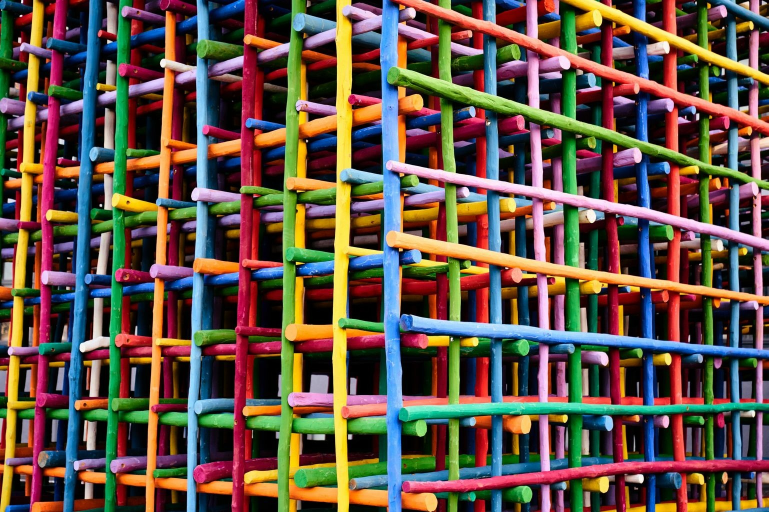
#> input picture work_with_book/open_code_TZ/sobesi_OPEN_CODE/find_grans/imgs/img_1.jpeg, 1537 x 1024 px, found by its file name (shown at 1/2 size)
$ python find_blink.py   (older library calls are emulated)
#> lines starting #> are read from the running program, lines starting #| are printed output that depends on the picture
import cv2
import numpy as np

# Загрузка изображения
image = cv2.imread(r'work_with_book\open_code_TZ\sobesi_OPEN_CODE\find_grans\imgs\img_1.jpeg', cv2.IMREAD_GRAYSCALE)
#> image: shape (1024, 1537); min 0, max 255, mean 86.5
image = cv2.resize(image,(800,600))
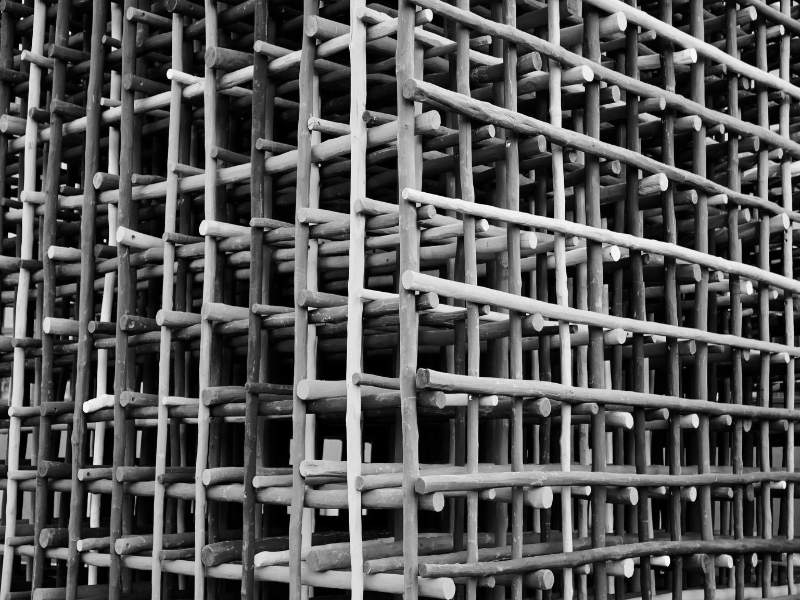
#> image: shape (600, 800); min 0, max 253, mean 86.4
# Применение оператора Собеля
sobel_x = cv2.Sobel(image, cv2.CV_64F, 1, 0, ksize=3)  # Горизонтальные границы
sobel_y = cv2.Sobel(image, cv2.CV_64F, 0, 1, ksize=3)  # Вертикальные границы

# Преобразование результатов в 8-битные изображения
sobel_x = cv2.convertScaleAbs(sobel_x)
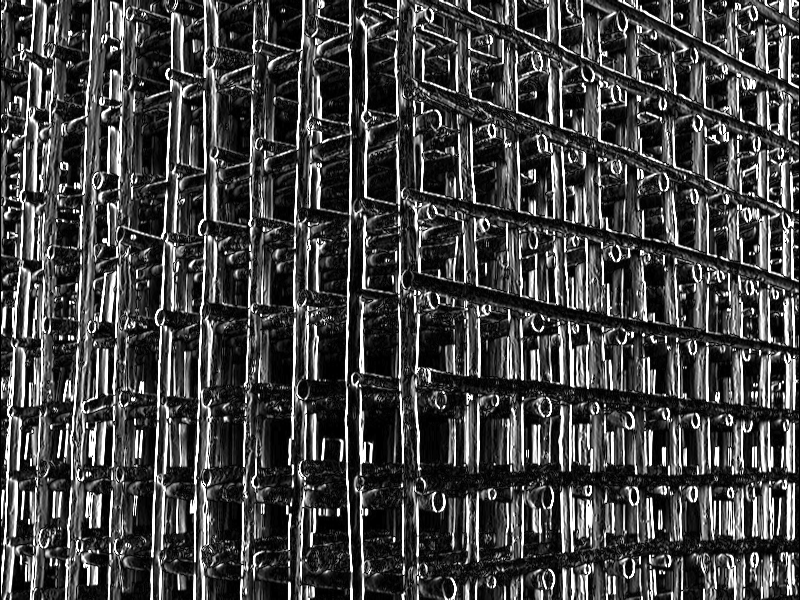
#> sobel_x: shape (600, 800); min 0, max 255, mean 67.8
sobel_y = cv2.convertScaleAbs(sobel_y)
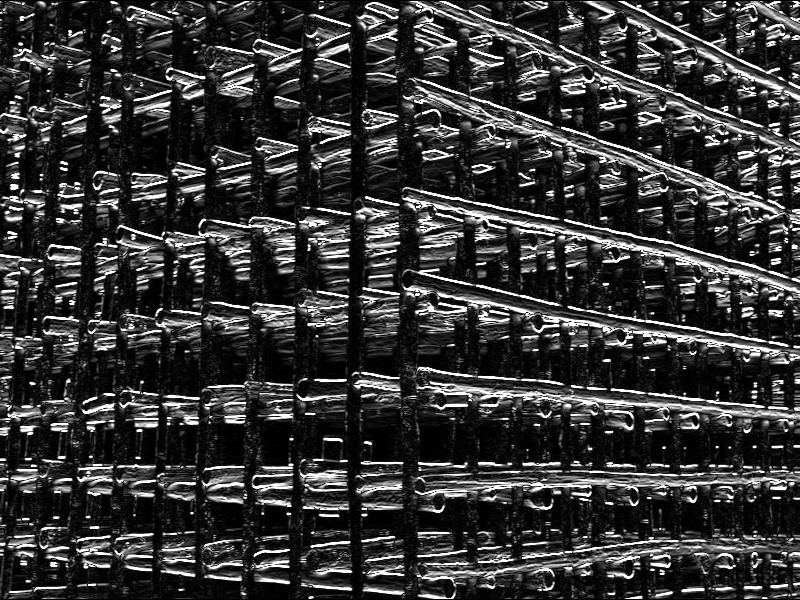
#> sobel_y: shape (600, 800); min 0, max 255, mean 54.6

# Объединение горизонтальных и вертикальных границ
sobel_combined = cv2.addWeighted(sobel_x, 0.5, sobel_y, 0.5, 0)
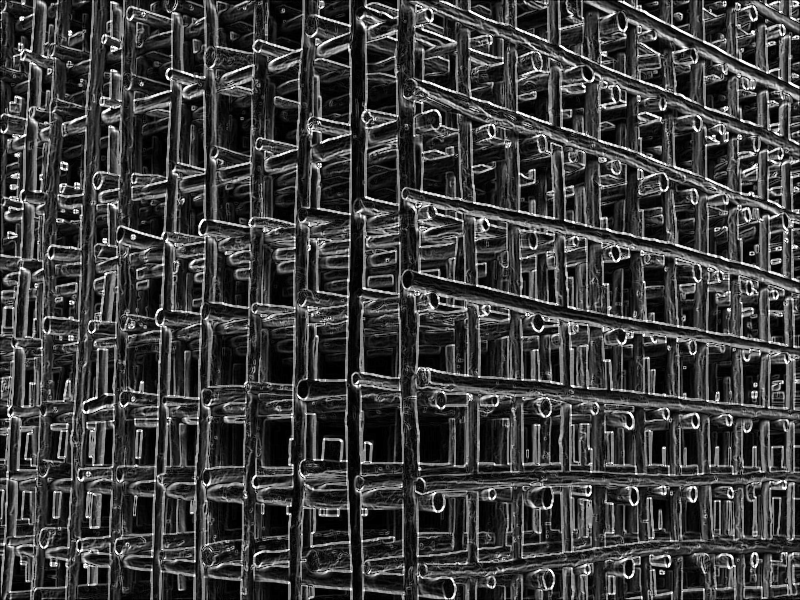
#> sobel_combined: shape (600, 800); min 0, max 255, mean 61.2

# Применение оператора Лапласа
laplacian = cv2.Laplacian(image, cv2.CV_64F)
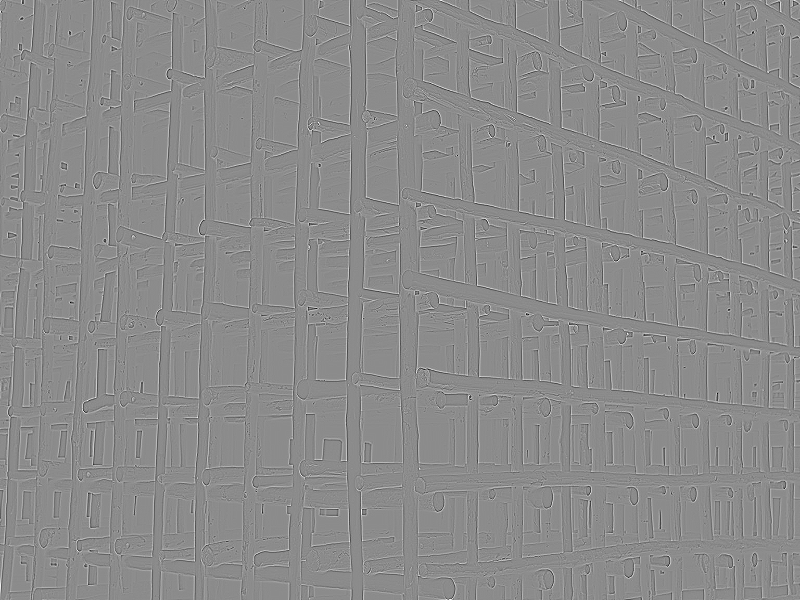
#> laplacian: shape (600, 800) float64; min -464, max 382, mean 0; drawn with min black and max white
laplacian = cv2.convertScaleAbs(laplacian)

# Применение оператора Превитта
# Превитт горизонтальные и вертикальные границы
prewitt_x = cv2.filter2D(image, -1, np.array([[1, 0, -1], [1, 0, -1], [1, 0, -1]]))
prewitt_y = cv2.filter2D(image, -1, np.array([[1, 1, 1], [0, 0, 0], [-1, -1, -1]]))

# Преобразование результатов в 8-битные изображения
prewitt_x = cv2.convertScaleAbs(prewitt_x)
prewitt_y = cv2.convertScaleAbs(prewitt_y)

# Объединение горизонтальных и вертикальных границ Превитта
prewitt_combined = cv2.addWeighted(prewitt_x, 0.5, prewitt_y, 0.5, 0)
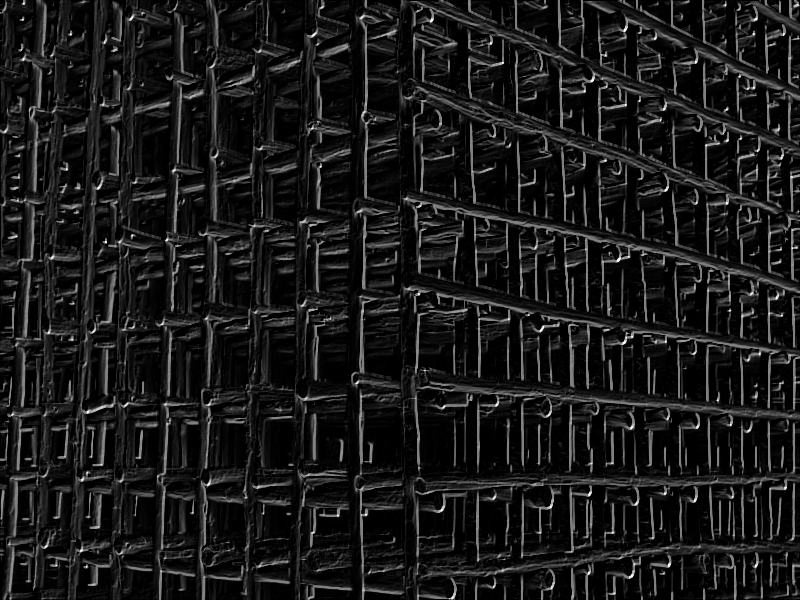
#> prewitt_combined: shape (600, 800); min 0, max 255, mean 25.3

# Применение оператора Кэнни
canny_edges = cv2.Canny(image, 100, 200)
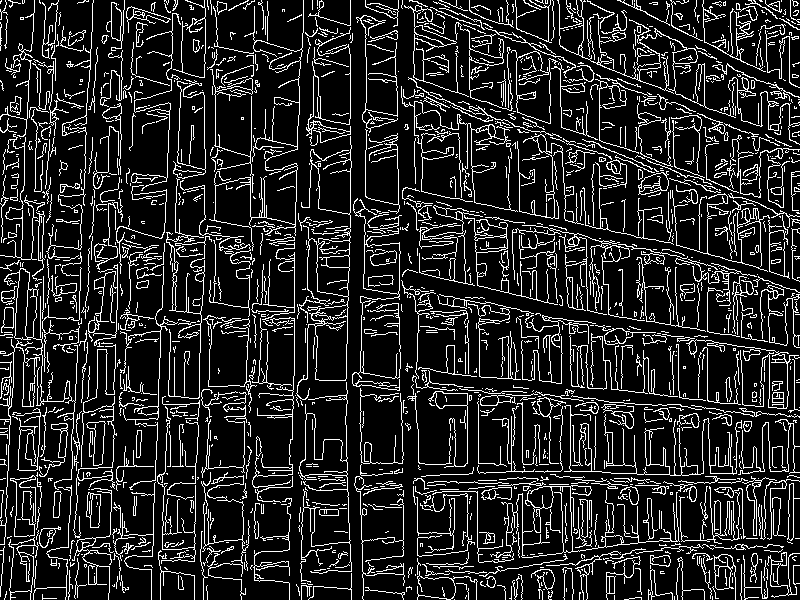
#> canny_edges: shape (600, 800); 14.8% white in thin lines or dots

# Показ результатов
cv2.imshow('Original', image)
cv2.imshow('Sobel Combined', sobel_combined)
cv2.imshow('Laplacian', laplacian)
cv2.imshow('Prewitt Combined', prewitt_combined)
cv2.imshow('Canny Edges', canny_edges)
cv2.waitKey(0)
cv2.destroyAllWindows()
